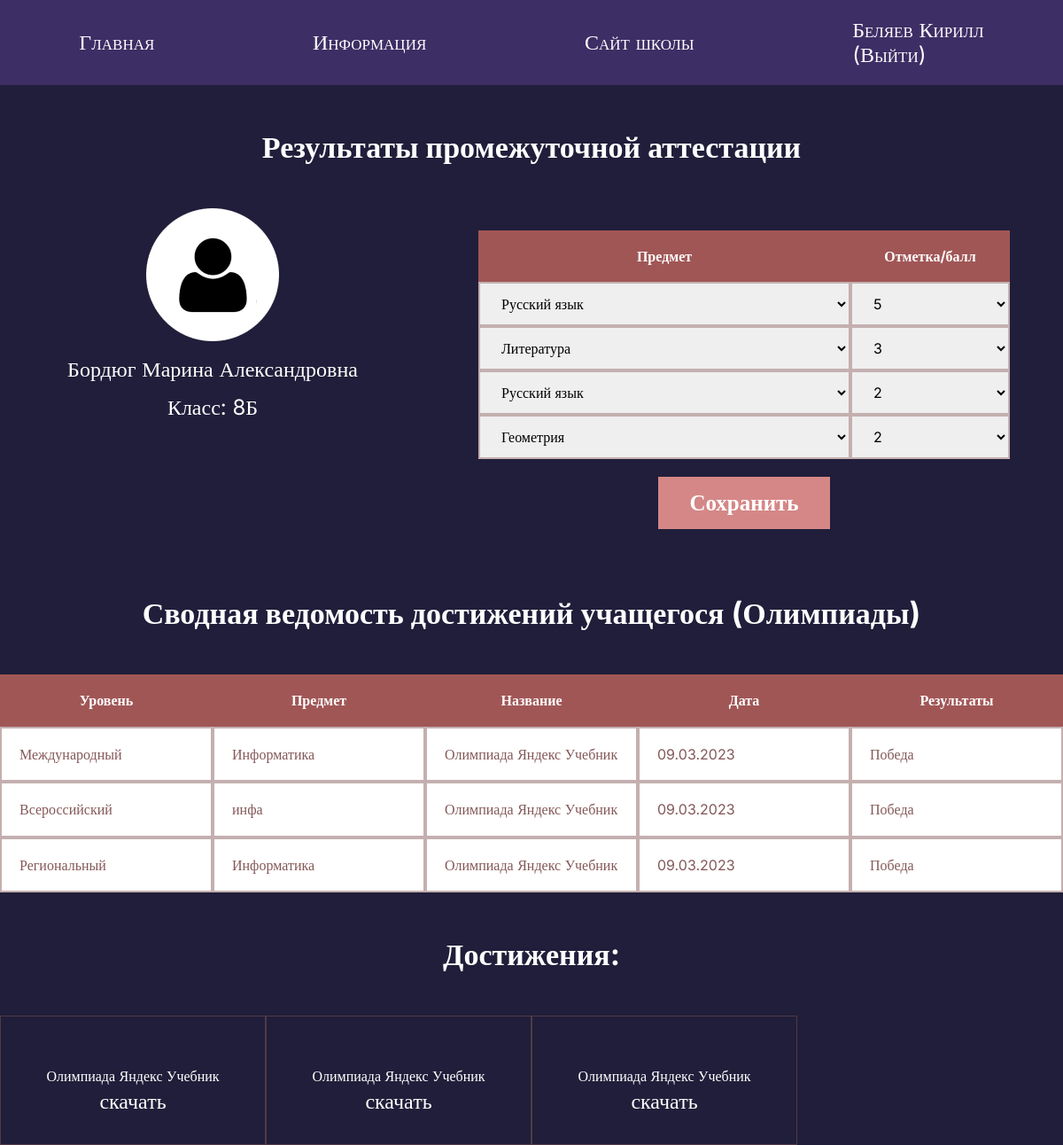
Screenshot of /profile/10 (signed in) with the database file from the repository.
### tables this page shows
CREATE TABLE "students" (
	"student_id"	INTEGER NOT NULL,
	"name"	TEXT NOT NULL,
	"login"	TEXT NOT NULL,
	"password"	TEXT NOT NULL,
	"avatar"	BLOB,
	"birth_date"	DATE,
	"created_at"	DATETIME NOT NULL DEFAULT CURRENT_TIMESTAMP,
	"class"	TEXT NOT NULL,
	"teacher_id"	INTEGER NOT NULL,
	"old"	INTEGER NOT NULL,
	FOREIGN KEY("teacher_id") REFERENCES "teachers"("teacher_id") ON DELETE CASCADE ON UPDATE CASCADE,
	PRIMARY KEY("student_id" AUTOINCREMENT)
);

CREATE TABLE exams ( 
                    exam_id           INTEGER NOT NULL  PRIMARY KEY  AUTOINCREMENT,
                    subject           TEXT,
                    mark              INTEGER,
                    student_id        INTEGER NOT NULL,
                    created_at        DATETIME NOT NULL DEFAULT CURRENT_TIMESTAMP,
                    FOREIGN KEY ( student_id ) REFERENCES students( student_id ) ON DELETE CASCADE ON UPDATE CASCADE
 
                );

CREATE TABLE "portfolio" (
	"portfolio_id"	INTEGER NOT NULL,
	"event_name"	TEXT NOT NULL,
	"event_type"	TEXT NOT NULL,
	"student_id"	INTEGER NOT NULL,
	"created_at"	DATETIME NOT NULL DEFAULT CURRENT_TIMESTAMP,
	"event_file_uuid"	TEXT,
	"event_level"	TEXT,
	"event_result"	TEXT,
	"event_date"	TEXT,
	PRIMARY KEY("portfolio_id" AUTOINCREMENT),
	FOREIGN KEY("student_id") REFERENCES "students"("student_id") ON DELETE CASCADE ON UPDATE CASCADE
);

### main.py (the view, shortened to what this page needs)
@app.route("/profile/<student_id>", methods=["POST", "GET"])
def profile_by_id(student_id):
    exams_subjects = ["Русский язык", "Литература", "Алгебра", "Геометрия", "Информатика", "Музыка",
                      "ОБЖ", "Физическая культура", "Технология", "Английский язык", "Литература Республики Коми",
                      "История", "Родная (русская) литература", "Родной (русский) язык", "Биология",
                      "Химия", "Физика", "География", "Обществознание"]
    student = db.get_student_by_student_id(student_id)
    portfolio = db.get_portfolio_by_student_id(student_id)
    exams = db.get_exams_by_student_id(student_id)
    print(exams)
    return render_template("student-profile.html", title="Student profile", student=student, port=portfolio,
                           exams=exams, subjects=exams_subjects)

### database.py (called while the page is built)
    def get_portfolio_by_student_id(self, student_id):
        sql = """SELECT * FROM portfolio WHERE student_id = ?"""
        self.cursor.execute(sql, (student_id,))
        return self.cursor.fetchall()

    def get_exams_by_student_id(self, student_id):
        sql = """SELECT * FROM exams WHERE student_id = ?"""
        self.cursor.execute(sql, (student_id,))
        return self.cursor.fetchall()

    def get_student_by_student_id(self, student_id):
        sql = """SELECT * FROM students WHERE student_id = ?"""
        self.cursor.execute(sql, (student_id, ))
        result = self.cursor.fetchone()
        if not result:
            return None
        return result

### templates/student-profile.html (shortened to what this page needs)
{% extends 'base.html' %}
{% block content %}
  <section class="profile-page-st">
    <div class="container">
      <h2 class="header-page">Результаты промежуточной аттестации</h2>
      <div class="student-card">
        <div class="student-info">
          <img src={{url_for('static', filename='img/avatar 1.png')}}  alt="avatar-1" class="avatar-2">
          <p class="port-text">{{ student[1] }}</p>
          <p class="port-text">Класс: {{ student[7] }}</p>
        </div>
        <form class="student-table" method="post">
          <table class="marks">
            <thead>
              <tr>
                <th>Предмет</th>
                <th>Отметка/балл</th>
              </tr>
            </thead>
            <tbody>
              {% if "teacher_id" in session %}
                {% for i in range(1, 5) %}
                  <tr>
                    {% if exams %}
                      <td>
                        <select name="exam{{i}}">
                          {% for subject in range(19) %}
                            {% if subjects[subject] == exams[i-1][1] %}
                              <option value={{subjects[subject]}} selected> {{subjects[subject]}}</option>
                            {% else %}
                              <option value={{subjects[subject]}}> {{subjects[subject]}}</option>
                            {% endif %}
                          {% endfor %}
                        </select>
                      </td>
                      <td>
                        <select name="mark{{i}}">
                          {% for mark in range(1, 6) %}
                            {% if mark == exams[i-1][2] %}
                              <option value={{mark}} selected>{{mark}}</option>
                            {% else %}
                              <option value={{mark}}>{{mark}}</option>
                            {% endif %}
                          {% endfor %}
                        </select>
                      </td>
                    {% endif %}
                  </tr>
                {% endfor %}
                {% endif %}
            </tbody>
          </table>
          {% if "teacher_id" in session %}
            <button class="button-c button-plus btn-save"><strong>Сохранить</strong></button>
          {% endif %}
        </form>
      </div>
      {% if port %}
      <p class="header-page"><strong>Сводная ведомость достижений учащегося (Олимпиады)</strong></p>
      <div class="marks-tb">
        <table class="marks-2">
          <thead>
            <tr>
              <th class="th-2">Уровень</th>
              <th class="th-2">Предмет</th>
              <th class="th-2">Название</th>
              <th class="th-2">Дата</th>
              <th class="th-2">Результаты</th>
            </tr>
          </thead>
          <tbody>
          {% for item in port %}
            <tr>
              <td class="td-2">{{item[6]}}</td>
              <td class="td-2">{{item[2]}}</td>
              <td class="td-2">{{item[1]}}</td>
              <td class="td-2">{{item[-1]}}</td>
              <td class="td-2">{{item[-2]}}</td>
            </tr>
          {% endfor %}
          </tbody>
        </table>
      </div>
      <p class="header-page"><strong>Достижения:</strong></p>
      <div class="portfolio-files">
        {% for item in port %}
        <div class="portfolio-item">
          <p class="portfolio-title">{{item[1]}}</p>
          <a href='/download/{{ item[5] }}' class="portfolio-link">скачать</a>
        </div>
        {% endfor %}
      </div>
      {% else %}
        {% if "student_id" in session %}
        <a href="/add-portfolio" type="submit" class="button-center button-add"><strong>Добавить достижение</strong></a>
        {% endif %}
      {% endif %}
    </div>
  </section>
{% endblock %}

### static/css/styles.css (style rules this page uses)
* { margin: 0; padding: 0; box-sizing: border-box; font-family: Inter; }
form { margin: 0 auto; max-width: 650px; box-shadow: 20px 20px 0px #443C5B; background-color: #FFFFFF; border-radius: 5px; padding: 25px; }
.container { max-width: 1200px; margin: 0 auto; }
a { text-decoration: none; color: white; font-family: Inter; font-size: 24px; }
thead { display: flex; }
tr { width: 100%; display: flex; align-items: stretch; }
.student th:first-child, td:first-child { width: 60%; }
.student th:last-child, td:last-child { width: 25%; }
th:first-child, td:first-child { width: 70%; }
th:last-child, td:last-child { width: 30%; }
.button-plus { width: 300px; background-color: #D58787; border: 3px solid #D58787; color: white; padding: 12px 32px; text-align: center; text-decoration: none; display: inline-block; margin-top: 20px; font-size: 40px; cursor: pointer; transition: all ease 0.3s; }
table { border-collapse: collapse; }
th, td { border: 2px solid #8558587a; padding: 20px 20px; text-align: left; color: #855858; }
th { background-color: #A15656; color: #FFFFFF; border: none; text-align: center; }
.port-text { color: #FFFFFF; font-family: Inter; font-size: 24px; margin-top: 15px; }
.header-page { color: #FFFFFF; font-size: 34px; text-align: center; padding: 50px 0; }
.marks { background-color: #FFFFFF; width: 100%; }
.marks-tb { max-width: 100%; }
.marks-2 { background-color: #FFFFFF; width: 100%; }
.profile-page-st { min-height: 88vh; width: 100%; background-color: #201E3A; }
.th-2:first-child, .td-2:first-child, .th-2:nth-child(2), .td-2:nth-child(2), .th-2:nth-child(3), .td-2:nth-child(3), .th-2:nth-child(4), .td-2:nth-child(4), .th-2:nth-child(5), .td-2:nth-child(5) { width: 20%; }
.student-card { display: flex; justify-content: space-between; }
.student-info { width: 40%; text-align: center; }
.student-table { width: 60%; border: none; box-shadow: none; background-color: #201E3A; text-align: center; }
.student-table td { padding: 0; }
.student-table select { outline: none; border: none; }
.portfolio-files { display: flex; flex-wrap: wrap; }
.portfolio-item { width: 25%; padding: 35px; border: 1px solid #8558587a; text-align: center; }
.portfolio-title { color: #FFFFFF; padding: 5px 0 5px 0; }
select { width: 100%; padding: 12px 20px; box-sizing: border-box; border: 3px solid #8558587a; -webkit-transition: 0.5s; transition: 0.5s; outline: none; }
.button-c { display: inline-block; margin: 0 auto; margin-top: 20px; }
.btn-save { width: auto; font-size: 25px; }

### rows the page displays
students: name "Бордюг Марина Александровна", class "8Б"
exams: subject "Русский язык", mark "5"
exams: subject "Литература", mark "3"
exams: subject "Русский язык", mark "2"
exams: subject "Геометрия", mark "2"
portfolio: event_level "Международный", event_type "Информатика", event_name "Олимпиада Яндекс Учебник", event_date "09.03.2023", event_result "Победа"
portfolio: event_level "Всероссийский", event_type "инфа", event_name "Олимпиада Яндекс Учебник", event_date "09.03.2023", event_result "Победа"
portfolio: event_level "Региональный", event_type "Информатика", event_name "Олимпиада Яндекс Учебник", event_date "09.03.2023", event_result "Победа"

### other values shown
{{ (session["login"])[ :session["login"].rfind(" ")] }} "Беляев Кирилл"
